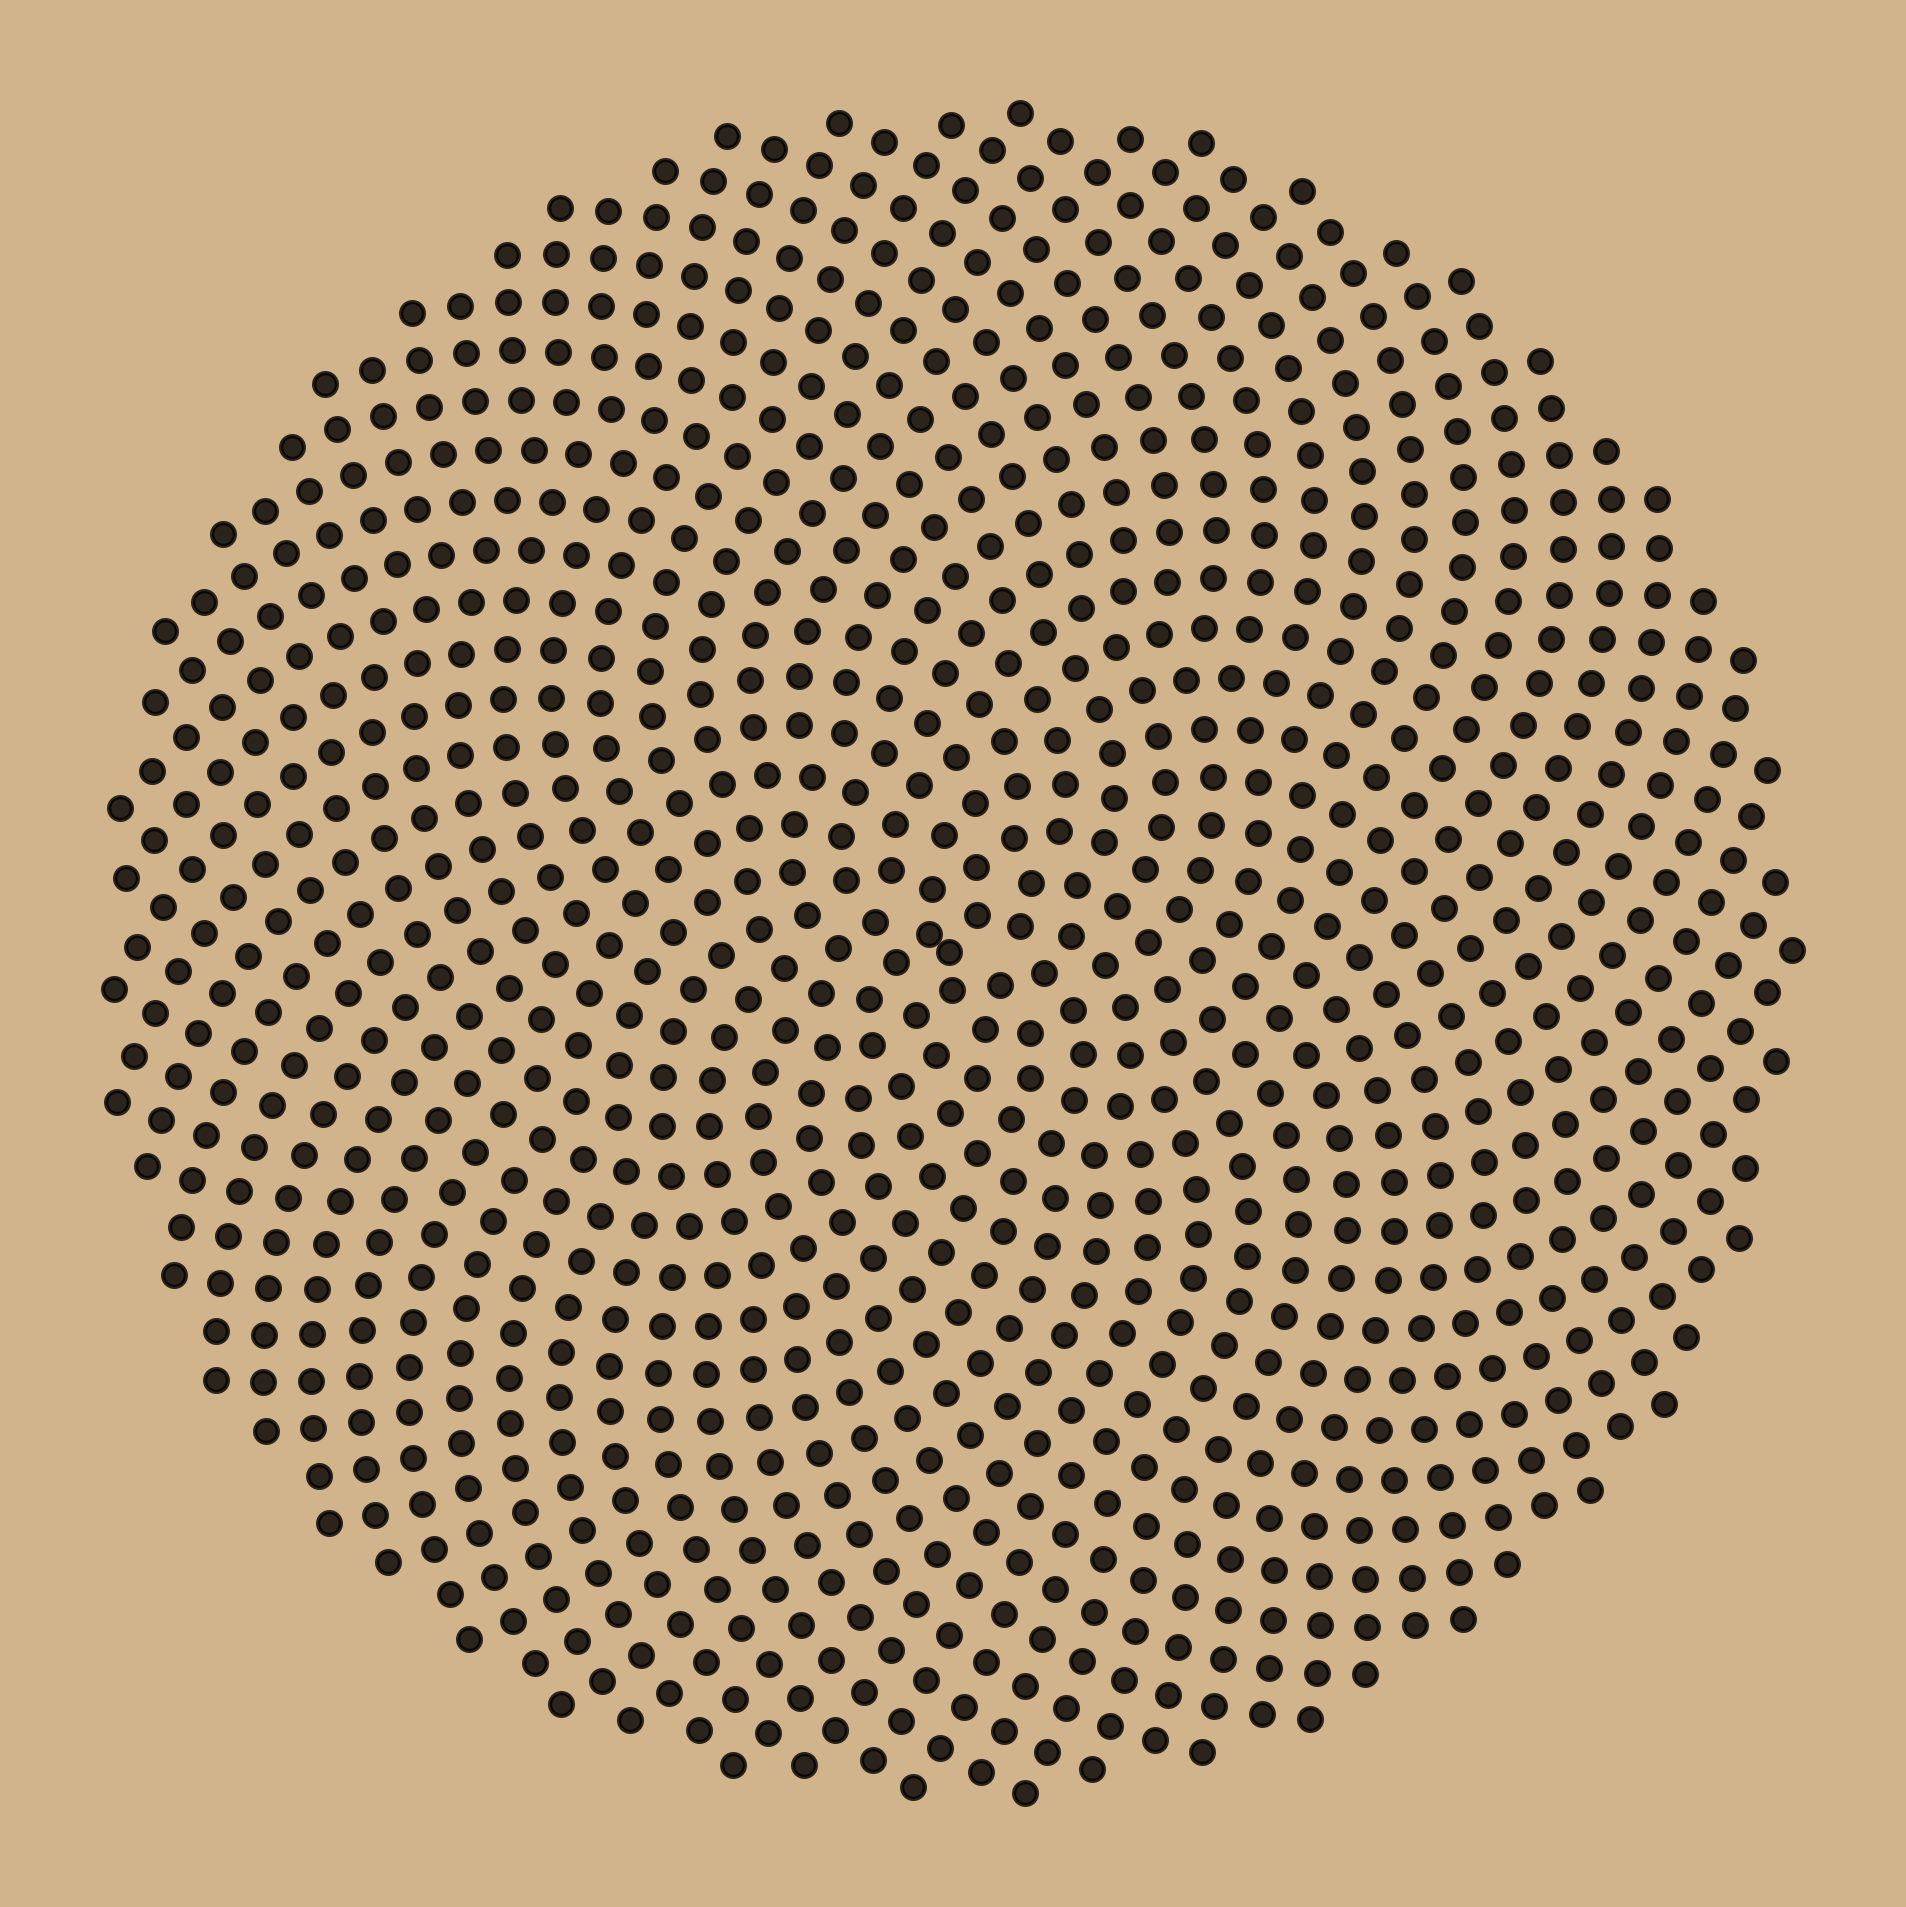

Python code for this plot:
import numpy as np
import matplotlib.pyplot as plt

# Number of points (seeds) to plot
num_points = 1000

# Golden angle in radians (approximately 137.5 degrees)
golden_angle = np.pi * (3 - np.sqrt(5))  # This is about 2.399 radians

# Create an array of indices for the points
n = np.arange(num_points)

# Calculate the radius for each point (proportional to the square root of the index)
radius = np.sqrt(n)

# Calculate the angle for each point using the golden angle
theta = n * golden_angle

# Convert polar coordinates (radius, theta) to Cartesian coordinates (x, y)
x = radius * np.cos(theta)
y = radius * np.sin(theta)

# Create the plot
plt.figure(figsize=(8, 8), facecolor='tan')  # Set figure background to light gray
plt.scatter(x, y, s=30, c='black', alpha=0.8)

# Remove axes for a cleaner look
plt.axis('off')

# Ensure the aspect ratio is equal so the spiral looks circular
plt.gca().set_aspect('equal')

# Save the plot
plt.savefig('spiral.png', dpi=300, bbox_inches='tight')
plt.show()